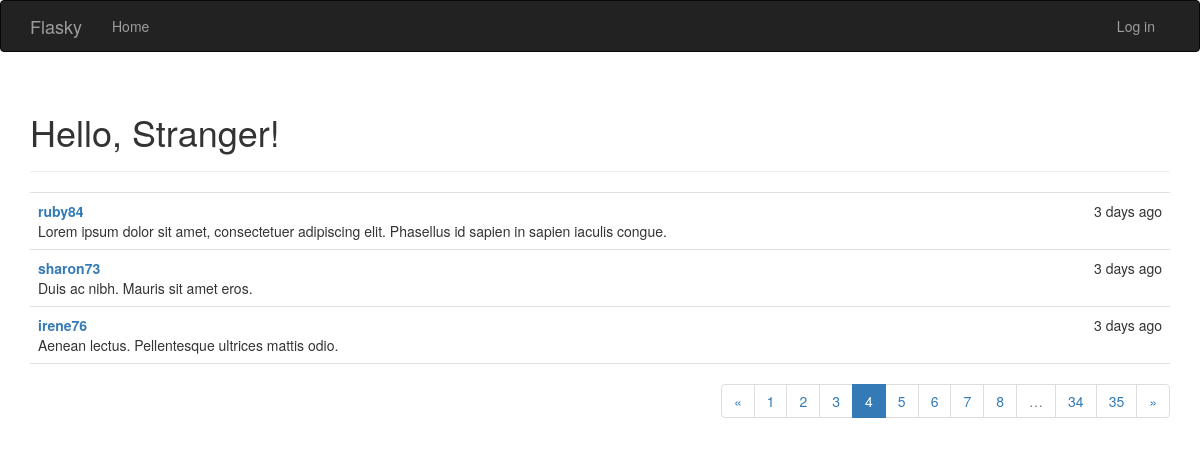
/?page=4, run on the app's committed database.
### app/models.py (models this page shows, shortened)
class Post(db.Model):
    __tablename__ = 'posts'
    id = db.Column(db.Integer, primary_key=True)
    body = db.Column(db.Text)
    timestamp = db.Column(db.DateTime, index=True, default=datetime.utcnow)
    author_id = db.Column(db.Integer, db.ForeignKey('users.id'))
    comments = db.relationship('Comment', backref='post', lazy='dynamic')

class User(UserMixin, db.Model):
    __tablename__ = 'users'
    id = db.Column(db.Integer, primary_key=True)
    username = db.Column(db.String(64), unique=True, index=True)
    email = db.Column(db.String(64), unique=True, index=True)
    role_id = db.Column(db.Integer, db.ForeignKey('roles.id'))
    password_hash = db.Column(db.String(128))
    posts = db.relationship('Post', backref='author', lazy='dynamic')
    comments = db.relationship('Comment', backref='author', lazy='dynamic')
    name = db.Column(db.String(64))
    location = db.Column(db.String(64))
    about_me = db.Column(db.Text())
    member_since = db.Column(db.DateTime(), default=datetime.utcnow)
    last_seen = db.Column(db.DateTime(), default=datetime.utcnow)
    followed = db.relationship('Follow',                   #当前用户关注的人
                               foreign_keys=[Follow.follower_id],
                               backref=db.backref('follower', lazy='joined'),
                               lazy='dynamic',
                               cascade='all, delete-orphan')
    followers=db.relationship('Follow',                   #关注当前用户的人
                              foreign_keys=[Follow.followed_id],
                              backref=db.backref('followed', lazy='joined'),
                              lazy='dynamic',
                              cascade='all, delete-orphan')
    @property
    def password(self):
        raise AttributeError('password is not a readable attribute')

### app/main/views.py (the view)
@main.route('/',methods=['GET', 'POST'])
def index():
    form = PostForm()
    if current_user.can(Permission.WRITE_ARTICLES) and \
            form.validate_on_submit():
        post = Post(body=form.body.data,
                    author=current_user._get_current_object())
        db.session.add(post)
        return redirect(url_for('.index'))
    page = request.args.get('page', 1, type=int)
    pagination = Post.query.order_by(Post.timestamp.desc()).paginate(
        page, per_page=3,
        error_out=False)
    posts = pagination.items
    return render_template('index.html', form=form, posts=posts,
                           pagination=pagination)

### app/auth/views.py (called while the page is built)
@auth.before_app_request
def before_request():
    if current_user.is_authenticated:
        current_user.ping()

### app/main/__init__.py (called while the page is built)
@main.app_context_processor
def inject_permissions():
    return dict(Permission=Permission)

### app/models.py (called while the page is built)
    def can(self, permissions):
        return False

### app/templates/index.html (shortened to what this page needs)
{% extends "base.html" %}
{% import "bootstrap/wtf.html" as wtf %}
{% import "_macros.html" as macros %}
{% block page_content %}
<div class="page-header">
    <h1>Hello, {% if current_user.is_authenticated %}{{ current_user.username }}{% else %}Stranger{% endif %}!</h1>
</div>
<ul class="posts">
    {% for post in posts %}
    <li class="post">
        <div class="post-date">{{ moment(post.timestamp).fromNow() }}</div>
        <div class="post-author">
            <a href="{{ url_for('main.user', username=post.author.username) }}">
                {{ post.author.username }}
            </a>
        </div>
        <div class="post-body">{{ post.body }}</div>
    </li>
    {% endfor %}
</ul>
{% if pagination %}
<div class="pagination">
    {{ macros.pagination_widget(pagination, '.index') }}
</div>
{% endif %}
{% endblock %}

### app/static/styles.css (style rules this page uses)
ul.posts { list-style-type:none; padding: 0px; margin:16px 0px 0px 0px; border-top: 1px solid #e0e0e0; }
ul.posts li.post { padding: 8px; border-bottom: 1px solid #e0e0e0; }
div.post-date { float: right; }
div.post-author { font-weight: bold; }
div.pagination { width: 100%; text-align: right; padding: 0px; margin: 0px; }

### data on the page
Post: timestamp "3 days ago", author.username "ruby84", body "Lorem ipsum dolor sit amet, consectetuer adipiscing elit. Phasellus id sapien in sapien iaculis congue."
Post: timestamp "3 days ago", author.username "sharon73", body "Duis ac nibh. Mauris sit amet eros."
Post: timestamp "3 days ago", author.username "irene76", body "Aenean lectus. Pellentesque ultrices mattis odio."

### other printed values
{{ p }} "1" "2" "3" "5" "6" "7" "8" "34" "35"
{{ p }} "4"
